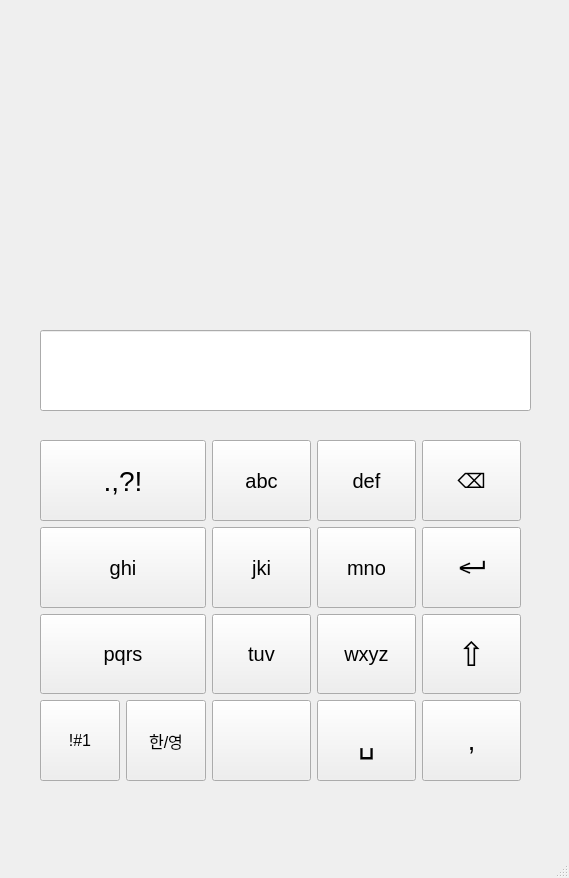
<?xml version="1.0" encoding="UTF-8"?>
<ui version="4.0">
 <class>MainWindow</class>
 <widget class="QMainWindow" name="MainWindow">
  <property name="geometry">
   <rect>
    <x>0</x>
    <y>0</y>
    <width>569</width>
    <height>878</height>
   </rect>
  </property>
  <property name="windowTitle">
   <string>MainWindow</string>
  </property>
  <widget class="QWidget" name="centralwidget">
   <widget class="QLineEdit" name="lineEdit">
    <property name="geometry">
     <rect>
      <x>40</x>
      <y>330</y>
      <width>491</width>
      <height>81</height>
     </rect>
    </property>
    <property name="font">
     <font>
      <pointsize>20</pointsize>
     </font>
    </property>
   </widget>
   <widget class="QWidget" name="layoutWidget">
    <property name="geometry">
     <rect>
      <x>40</x>
      <y>440</y>
      <width>481</width>
      <height>341</height>
     </rect>
    </property>
    <property name="font">
     <font>
      <pointsize>15</pointsize>
     </font>
    </property>
    <layout class="QGridLayout" name="gridLayout_2">
     <item row="3" column="5">
      <widget class="QPushButton" name="btnComma">
       <property name="sizePolicy">
        <sizepolicy hsizetype="Expanding" vsizetype="Expanding">
         <horstretch>0</horstretch>
         <verstretch>0</verstretch>
        </sizepolicy>
       </property>
       <property name="font">
        <font>
         <pointsize>20</pointsize>
        </font>
       </property>
       <property name="text">
        <string>,</string>
       </property>
      </widget>
     </item>
     <item row="1" column="5">
      <widget class="QPushButton" name="btnEnter">
       <property name="sizePolicy">
        <sizepolicy hsizetype="Expanding" vsizetype="Expanding">
         <horstretch>0</horstretch>
         <verstretch>0</verstretch>
        </sizepolicy>
       </property>
       <property name="font">
        <font>
         <pointsize>26</pointsize>
        </font>
       </property>
       <property name="text">
        <string>↵</string>
       </property>
       <property name="checkable">
        <bool>true</bool>
       </property>
      </widget>
     </item>
     <item row="0" column="3">
      <widget class="QPushButton" name="btnABC">
       <property name="sizePolicy">
        <sizepolicy hsizetype="Expanding" vsizetype="Expanding">
         <horstretch>0</horstretch>
         <verstretch>0</verstretch>
        </sizepolicy>
       </property>
       <property name="font">
        <font>
         <pointsize>15</pointsize>
        </font>
       </property>
       <property name="text">
        <string>abc</string>
       </property>
      </widget>
     </item>
     <item row="0" column="5">
      <widget class="QPushButton" name="btnDelete">
       <property name="sizePolicy">
        <sizepolicy hsizetype="Expanding" vsizetype="Expanding">
         <horstretch>0</horstretch>
         <verstretch>0</verstretch>
        </sizepolicy>
       </property>
       <property name="font">
        <font>
         <pointsize>15</pointsize>
        </font>
       </property>
       <property name="text">
        <string>⌫</string>
       </property>
      </widget>
     </item>
     <item row="1" column="3">
      <widget class="QPushButton" name="btnJKL">
       <property name="sizePolicy">
        <sizepolicy hsizetype="Expanding" vsizetype="Expanding">
         <horstretch>0</horstretch>
         <verstretch>0</verstretch>
        </sizepolicy>
       </property>
       <property name="font">
        <font>
         <pointsize>15</pointsize>
        </font>
       </property>
       <property name="text">
        <string>jki</string>
       </property>
      </widget>
     </item>
     <item row="0" column="4">
      <widget class="QPushButton" name="btnDEF">
       <property name="sizePolicy">
        <sizepolicy hsizetype="Expanding" vsizetype="Expanding">
         <horstretch>0</horstretch>
         <verstretch>0</verstretch>
        </sizepolicy>
       </property>
       <property name="font">
        <font>
         <pointsize>15</pointsize>
        </font>
       </property>
       <property name="text">
        <string>def</string>
       </property>
      </widget>
     </item>
     <item row="3" column="4">
      <widget class="QPushButton" name="btnSpace">
       <property name="sizePolicy">
        <sizepolicy hsizetype="Expanding" vsizetype="Expanding">
         <horstretch>0</horstretch>
         <verstretch>0</verstretch>
        </sizepolicy>
       </property>
       <property name="font">
        <font>
         <pointsize>26</pointsize>
        </font>
       </property>
       <property name="text">
        <string>␣</string>
       </property>
      </widget>
     </item>
     <item row="2" column="3">
      <widget class="QPushButton" name="btnTUV">
       <property name="sizePolicy">
        <sizepolicy hsizetype="Expanding" vsizetype="Expanding">
         <horstretch>0</horstretch>
         <verstretch>0</verstretch>
        </sizepolicy>
       </property>
       <property name="font">
        <font>
         <pointsize>15</pointsize>
        </font>
       </property>
       <property name="text">
        <string>tuv</string>
       </property>
      </widget>
     </item>
     <item row="2" column="1">
      <widget class="QPushButton" name="btnPQRS">
       <property name="sizePolicy">
        <sizepolicy hsizetype="Expanding" vsizetype="Expanding">
         <horstretch>0</horstretch>
         <verstretch>0</verstretch>
        </sizepolicy>
       </property>
       <property name="font">
        <font>
         <pointsize>15</pointsize>
        </font>
       </property>
       <property name="text">
        <string>pqrs</string>
       </property>
      </widget>
     </item>
     <item row="2" column="5">
      <widget class="QPushButton" name="btnShift">
       <property name="sizePolicy">
        <sizepolicy hsizetype="Expanding" vsizetype="Expanding">
         <horstretch>0</horstretch>
         <verstretch>0</verstretch>
        </sizepolicy>
       </property>
       <property name="font">
        <font>
         <pointsize>25</pointsize>
        </font>
       </property>
       <property name="text">
        <string>⇧</string>
       </property>
       <property name="checkable">
        <bool>true</bool>
       </property>
      </widget>
     </item>
     <item row="1" column="1">
      <widget class="QPushButton" name="btnGHI">
       <property name="sizePolicy">
        <sizepolicy hsizetype="Expanding" vsizetype="Expanding">
         <horstretch>0</horstretch>
         <verstretch>0</verstretch>
        </sizepolicy>
       </property>
       <property name="font">
        <font>
         <pointsize>15</pointsize>
        </font>
       </property>
       <property name="text">
        <string>ghi</string>
       </property>
      </widget>
     </item>
     <item row="2" column="4">
      <widget class="QPushButton" name="btnWXYZ">
       <property name="sizePolicy">
        <sizepolicy hsizetype="Expanding" vsizetype="Expanding">
         <horstretch>0</horstretch>
         <verstretch>0</verstretch>
        </sizepolicy>
       </property>
       <property name="font">
        <font>
         <pointsize>15</pointsize>
        </font>
       </property>
       <property name="text">
        <string>wxyz</string>
       </property>
      </widget>
     </item>
     <item row="0" column="1">
      <widget class="QPushButton" name="btnSpecialMark">
       <property name="sizePolicy">
        <sizepolicy hsizetype="Expanding" vsizetype="Expanding">
         <horstretch>0</horstretch>
         <verstretch>0</verstretch>
        </sizepolicy>
       </property>
       <property name="font">
        <font>
         <pointsize>21</pointsize>
        </font>
       </property>
       <property name="text">
        <string>.,?!</string>
       </property>
      </widget>
     </item>
     <item row="1" column="4">
      <widget class="QPushButton" name="btnMNO">
       <property name="sizePolicy">
        <sizepolicy hsizetype="Expanding" vsizetype="Expanding">
         <horstretch>0</horstretch>
         <verstretch>0</verstretch>
        </sizepolicy>
       </property>
       <property name="font">
        <font>
         <pointsize>15</pointsize>
        </font>
       </property>
       <property name="text">
        <string>mno</string>
       </property>
      </widget>
     </item>
     <item row="3" column="3">
      <widget class="QPushButton" name="btnMark">
       <property name="sizePolicy">
        <sizepolicy hsizetype="Expanding" vsizetype="Expanding">
         <horstretch>0</horstretch>
         <verstretch>0</verstretch>
        </sizepolicy>
       </property>
       <property name="font">
        <font>
         <pointsize>15</pointsize>
        </font>
       </property>
       <property name="text">
        <string/>
       </property>
      </widget>
     </item>
     <item row="3" column="1">
      <layout class="QHBoxLayout" name="horizontalLayout">
       <item>
        <widget class="QPushButton" name="btnNumber">
         <property name="sizePolicy">
          <sizepolicy hsizetype="Expanding" vsizetype="Expanding">
           <horstretch>0</horstretch>
           <verstretch>0</verstretch>
          </sizepolicy>
         </property>
         <property name="font">
          <font>
           <pointsize>12</pointsize>
          </font>
         </property>
         <property name="text">
          <string>!#1</string>
         </property>
         <property name="iconSize">
          <size>
           <width>16</width>
           <height>16</height>
          </size>
         </property>
        </widget>
       </item>
       <item>
        <widget class="QPushButton" name="btnLanguage">
         <property name="sizePolicy">
          <sizepolicy hsizetype="Fixed" vsizetype="Expanding">
           <horstretch>0</horstretch>
           <verstretch>0</verstretch>
          </sizepolicy>
         </property>
         <property name="font">
          <font>
           <pointsize>12</pointsize>
          </font>
         </property>
         <property name="text">
          <string>한/영</string>
         </property>
        </widget>
       </item>
      </layout>
     </item>
    </layout>
   </widget>
  </widget>
  <widget class="QMenuBar" name="menubar">
   <property name="geometry">
    <rect>
     <x>0</x>
     <y>0</y>
     <width>569</width>
     <height>23</height>
    </rect>
   </property>
  </widget>
  <widget class="QStatusBar" name="statusbar"/>
 </widget>
 <resources/>
 <connections/>
</ui>
